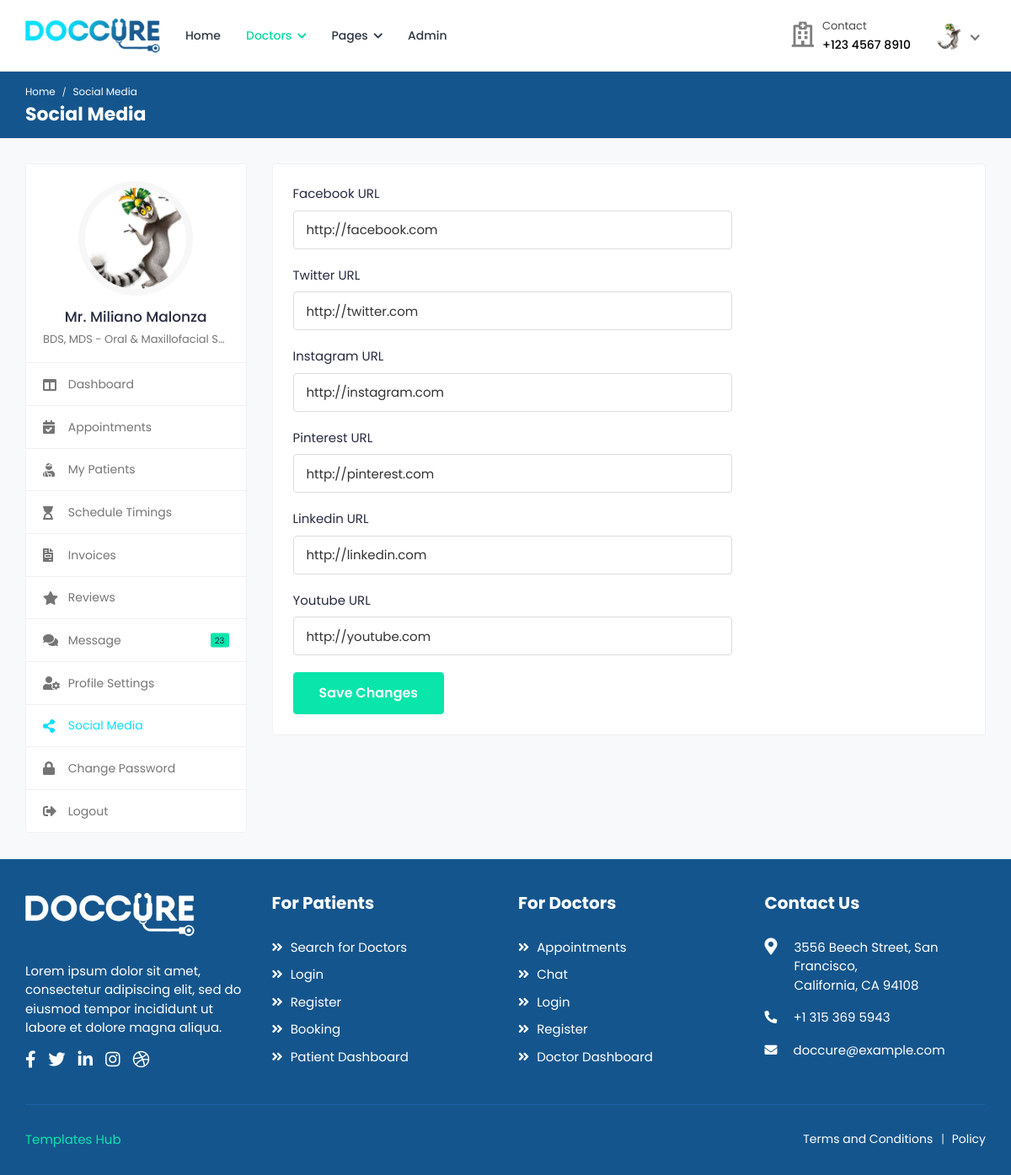
Page /doctors/social-media/ (signed in) on the committed database.
### doctors/models.py (models this page shows, shortened)
class Doctor(models.Model):
	user = models.OneToOneField(User, on_delete=models.CASCADE)
	image = models.ImageField('Profile Image', upload_to='Image/Doctors',
		max_length=500, default='dummy.png')
	first_name = models.CharField('First Name', max_length=50)
	second_name =  models.CharField('Second Name', max_length=50)
	title = models.CharField('Title', max_length=200, default='Dr.')
	phone_no = models.CharField('Phone Number', max_length=50)
	email = models.EmailField('Email', max_length=250)
	gender = models.CharField('Gender', max_length=10)
	d_o_b = models.DateField('Date of Birth', blank=True)
	biography = models.CharField('Biography', max_length=1000, blank=True)
	address_line1 = models.CharField('Address Line 1', max_length=200, blank=True)
	address_line2 = models.CharField('Address Line 2', max_length=200, blank=True)
	country = models.CharField('Country', max_length=100, blank=True)
	county = models.CharField('County', max_length=100, blank=True)
	town = models.CharField('Town', max_length=100, blank=True)
	pricing =  models.FloatField('Amount', default=0.00)
	services = models.CharField('Services', max_length=1000, blank=True)
	specialization = models.CharField('Specialization', max_length=1000, blank=True)
	clinic = models.CharField('Clinic', max_length=100, blank=True)
	clinic_address = models.CharField('Clinic Address', max_length=100, blank=True)
	speciality = models.OneToOneField(Speciality, on_delete=models.CASCADE)
	''' user, image, first_name, second_name, title, phone_no, email, gender, d_o_b, biography,
	address_line1, address_line2, country, county, town, pricing, services, specialization, clinic,
	clinic_address, speciality'''

class SocialMedia(models.Model):
	doctor = models.OneToOneField(Doctor, on_delete=models.CASCADE)
	facebook_url = models.URLField('Facebook URL', max_length=200, blank=True)
	twitter_url = models.URLField('Twitter URL', max_length=200, blank=True)
	instagram_url = models.URLField('Instagram URL', max_length=200, blank=True)
	pinterest_url = models.URLField('Pinterest URL', max_length=200, blank=True)
	linkedin_url = models.URLField('Linkedin URL', max_length=200, blank=True)
	youtube_url = models.URLField('Youtube URL', max_length=200, blank=True)

### doctors/views.py (the view)
# urls.py: path('social-media/', views.social_media, name = 'social-media'),
@login_required(login_url='/login/')
@user_passes_test(check_doctor, login_url='/login/')
@user_passes_test(check_settings, login_url='/doctors/profile-settings/')
def social_media(request):
	doctor = Doctor.objects.get(user=request.user.id)
	if request.method == 'POST':
		try:
			social = SocialMedia.objects.get(doctor=doctor.id)
			form = SocialMediaForm(request.POST, instance=social)
			if form.is_valid():
				form.save()
		except Exception:
			form = SocialMediaForm(request.POST)
			if form.is_valid():
				form.save()
		redirect = '../social-media/'
		return JsonResponse({"success": "Social Sites Updated.", "redirect": redirect}, status=200)
	else:
		social = None
		try:
			social = SocialMedia.objects.get(doctor=doctor.id)
		except Exception:
			social = None
		return render(request, 'doctors/social-media.html', {'profile': doctor, 'social': social})

### doctors/views.py (called while the page is built)
def check_doctor(user):
	group = user.groups.get()
	return group.name=='doctors_group'

def check_settings(user):
	profile = Doctor.objects.filter(user=user.id)
	return profile.count()>=1

### doctors/templates/doctors/social-media.html (shortened to what this page needs)
{% extends "doctors/base.html" %}
{% load static %}
{% block breadcrumb %}Social Media {% endblock %}
{% block breadcrumb1 %} Social Media{% endblock %}
{% block sidenav %}
	<ul>
		<li>
			<a href="{% url 'doctor-dashboard' %}">
				<i class="fas fa-columns"></i>
				<span>Dashboard</span>
			</a>
		</li>
		<li>
			<a href="{% url 'appointments' %}">
				<i class="fas fa-calendar-check"></i>
				<span>Appointments</span>
			</a>
		</li>
		<li>
			<a href="{% url 'my-patients' %}">
				<i class="fas fa-user-injured"></i>
				<span>My Patients</span>
			</a>
		</li>
		<li>
			<a href="{% url 'schedule-timings' %}">
				<i class="fas fa-hourglass-start"></i>
				<span>Schedule Timings</span>
			</a>
		</li>
		<li>
			<a href="{% url 'invoices' %}">
				<i class="fas fa-file-invoice"></i>
				<span>Invoices</span>
			</a>
		</li>
		<li>
			<a href="{% url 'reviews' %}">
				<i class="fas fa-star"></i>
				<span>Reviews</span>
			</a>
		</li>
		<li>
			<a href="{% url 'chat-doctor' %}">
				<i class="fas fa-comments"></i>
				<span>Message</span>
				<small class="unread-msg">23</small>
			</a>
		</li>
		<li>
			<a href="{% url 'doctor-profile-settings' %}">
				<i class="fas fa-user-cog"></i>
				<span>Profile Settings</span>
			</a>
		</li>
		<li class="active">
			<a href="{% url 'social-media' %}">
				<i class="fas fa-share-alt"></i>
				<span>Social Media</span>
			</a>
		</li>
		<li>
			<a href="{% url 'doctor-change-password' %}">
				<i class="fas fa-lock"></i>
				<span>Change Password</span>
			</a>
		</li>
		<li>
			<a href="{% url 'logout' %}">
				<i class="fas fa-sign-out-alt"></i>
				<span>Logout</span>
			</a>
		</li>
	</ul>
{% endblock %}
{% block content %}
	<div class="col-md-7 col-lg-8 col-xl-9">
		<div class="card">
			<div class="card-body">
				<form  class="add-form" method="POST" action="{% url 'social-media' %}">
					<div class="row">
						<div class="col-md-12 col-lg-8">
							<div class="form-group">
								<label>Facebook URL</label>
								<input type="text" class="form-control" name="facebook_url" value="{{social.facebook_url}}">
							</div>
						</div>
					</div>
					<div class="row">
						<div class="col-md-12 col-lg-8">
							<div class="form-group">
								<label>Twitter URL</label>
								<input type="text" class="form-control" name="twitter_url" value="{{social.twitter_url}}">
							</div>
						</div>
					</div>
					<div class="row">
						<div class="col-md-12 col-lg-8">
							<div class="form-group">
								<label>Instagram URL</label>
								<input type="text" class="form-control" name="instagram_url" value="{{social.instagram_url}}">
							</div>
						</div>
					</div>
					<div class="row">
						<div class="col-md-12 col-lg-8">
							<div class="form-group">
								<label>Pinterest URL</label>
								<input type="text" class="form-control" name="pinterest_url" value="{{social.pinterest_url}}">
							</div>
						</div>
					</div>
					<div class="row">
						<div class="col-md-12 col-lg-8">
							<div class="form-group">
								<label>Linkedin URL</label>
								<input type="text" class="form-control" name="linkedin_url" value="{{social.linkedin_url}}">
							</div>
						</div>
					</div>
					<div class="row">
						<div class="col-md-12 col-lg-8">
							<div class="form-group">
								<label>Youtube URL</label>
								<input type="text" class="form-control" name="youtube_url" value="{{social.youtube_url}}">
							</div>
						</div>
					</div>
					<div class="submit-section">
						<button type="submit" class="btn btn-primary submit-btn">Save Changes</button>
					</div>
				</form>
			</div>
		</div>
	</div>
{% endblock %}

### doctors/templates/doctors/base.html (shortened to what this page needs)
<!DOCTYPE html>
<html lang="en">
<head>
		{% load static %}
		<link rel="stylesheet" href="{% static 'cas/css/bootstrap.min.css' %}">
		<link rel="stylesheet" href="{% static 'cas/plugins/fontawesome/css/fontawesome.min.css' %}">
		<link rel="stylesheet" href="{% static 'cas/plugins/fontawesome/css/all.min.css' %}">
		<link rel="stylesheet" href="{% static 'cas/css/style.css' %}">
	</head>
	<body>
		<div class="main-wrapper">
			<header class="header">
				<nav class="navbar navbar-expand-lg header-nav">
					<div class="navbar-header">
						<a href="index-2.html" class="navbar-brand logo">
							<img src="{% static 'cas/img/logo.png' %}" class="img-fluid" alt="Logo">
						</a>
					</div>
					<div class="main-menu-wrapper">
						<ul class="main-nav">
							<li>
								<a href="index-2.html">Home</a>
							</li>
							<li class="has-submenu active">
								<a href="#">Doctors <i class="fas fa-chevron-down"></i></a>
							</li>
							<li class="has-submenu">
								<a href="#">Pages <i class="fas fa-chevron-down"></i></a>
							</li>
							<li>
								<a href="admin/index.html" target="_blank">Admin</a>
							</li>
						</ul>
					</div>
					<ul class="nav header-navbar-rht">
						<li class="nav-item contact-item">
							<div class="header-contact-img">
								<i class="far fa-hospital"></i>
							</div>
							<div class="header-contact-detail">
								<p class="contact-header">Contact</p>
								<p class="contact-info-header"> +123 4567 8910</p>
							</div>
						</li>
						<li class="nav-item dropdown has-arrow logged-item">
							<a href="#" class="dropdown-toggle nav-link" data-toggle="dropdown">
								<span class="user-img">
									<img class="rounded-circle" src="{{profile.image.url}}" width="31" alt="{{user.first_name}} {{user.last_name}}">
								</span>
							</a>
						</li>
					</ul>
				</nav>
			</header>
			<div class="breadcrumb-bar">
				<div class="container-fluid">
					<div class="row align-items-center">
						<div class="col-md-12 col-12">
							<nav aria-label="breadcrumb" class="page-breadcrumb">
								<ol class="breadcrumb">
									<li class="breadcrumb-item"><a href="{% url 'index' %}">Home</a></li>
									<li class="breadcrumb-item active" aria-current="page">{% block breadcrumb %}{% endblock %}</li>
								</ol>
							</nav>
							<h2 class="breadcrumb-title">{% block breadcrumb1 %} {% endblock %}</h2>
						</div>
					</div>
				</div>
			</div>
			<div class="content">
				<div class="container-fluid">
					<div class="row">
						<div class="col-md-5 col-lg-4 col-xl-3 theiaStickySidebar">
							<div class="profile-sidebar">
								<div class="widget-profile pro-widget-content">
									<div class="profile-info-widget">
										<a href="#" class="booking-doc-img">
											<img src="{{profile.image.url}}" alt="User Image">
										</a>
										<div class="profile-det-info">
											<h3>{{profile.title}} {{user.first_name}} {{user.last_name}}</h3>
											<div class="patient-details">
												<h5 class="mb-0">BDS, MDS - Oral & Maxillofacial Surgery</h5>
											</div>
										</div>
									</div>
								</div>
								<div class="dashboard-widget">
									<nav class="dashboard-menu">
										{% block sidenav %}
										{% endblock %}
									</nav>
								</div>
							</div>
						</div>
						{% block content %}
						{% endblock %}
					</div>
				</div>
			</div>
			<footer class="footer">
				<div class="footer-top">
					<div class="container-fluid">
						<div class="row">
							<div class="col-lg-3 col-md-6">
								<div class="footer-widget footer-about">
									<div class="footer-logo">
										<img src="{% static 'cas/img/footer-logo.png' %}" alt="logo">
									</div>
									<div class="footer-about-content">
										<p>Lorem ipsum dolor sit amet, consectetur adipiscing elit, sed do eiusmod tempor incididunt ut labore et dolore magna aliqua. </p>
										<div class="social-icon">
											<ul>
												<li>
													<a href="#" target="_blank"><i class="fab fa-facebook-f"></i> </a>
												</li>
												<li>
													<a href="#" target="_blank"><i class="fab fa-twitter"></i> </a>
												</li>
												<li>
													<a href="#" target="_blank"><i class="fab fa-linkedin-in"></i></a>
												</li>
												<li>
													<a href="#" target="_blank"><i class="fab fa-instagram"></i></a>
												</li>
												<li>
													<a href="#" target="_blank"><i class="fab fa-dribbble"></i> </a>
												</li>
											</ul>
										</div>
									</div>
								</div>
							</div>
							<div class="col-lg-3 col-md-6">
								<div class="footer-widget footer-menu">
									<h2 class="footer-title">For Patients</h2>
									<ul>
										<li><a href="search.html"><i class="fas fa-angle-double-right"></i> Search for Doctors</a></li>
										<li><a href="login.html"><i class="fas fa-angle-double-right"></i> Login</a></li>
										<li><a href="register.html"><i class="fas fa-angle-double-right"></i> Register</a></li>
										<li><a href="booking.html"><i class="fas fa-angle-double-right"></i> Booking</a></li>
										<li><a href="patient-dashboard.html"><i class="fas fa-angle-double-right"></i> Patient Dashboard</a></li>
									</ul>
								</div>
							</div>
							<div class="col-lg-3 col-md-6">
								<div class="footer-widget footer-menu">
									<h2 class="footer-title">For Doctors</h2>
									<ul>
										<li><a href="appointments.html"><i class="fas fa-angle-double-right"></i> Appointments</a></li>
										<li><a href="chat.html"><i class="fas fa-angle-double-right"></i> Chat</a></li>
										<li><a href="login.html"><i class="fas fa-angle-double-right"></i> Login</a></li>
										<li><a href="doctor-register.html"><i class="fas fa-angle-double-right"></i> Register</a></li>
										<li><a href="doctor-dashboard.html"><i class="fas fa-angle-double-right"></i> Doctor Dashboard</a></li>
									</ul>
								</div>
							</div>
							<div class="col-lg-3 col-md-6">
								<div class="footer-widget footer-contact">
									<h2 class="footer-title">Contact Us</h2>
									<div class="footer-contact-info">
										<div class="footer-address">
											<span><i class="fas fa-map-marker-alt"></i></span>
											<p> 3556  Beech Street, San Francisco,<br> California, CA 94108 </p>
										</div>
										<p>
											<i class="fas fa-phone-alt"></i>
											+1 315 369 5943
										</p>
										<p class="mb-0">
											<i class="fas fa-envelope"></i>
											doccure@example.com
										</p>
									</div>
								</div>
							</div>
						</div>
					</div>
				</div>
                <div class="footer-bottom">
					<div class="container-fluid">
						<div class="copyright">
							<div class="row">
								<div class="col-md-6 col-lg-6">
									<div class="copyright-text">
										<p class="mb-0"><a href="templateshub.net">Templates Hub</a></p>
									</div>
								</div>
								<div class="col-md-6 col-lg-6">
									<div class="copyright-menu">
										<ul class="policy-menu">
											<li><a href="term-condition.html">Terms and Conditions</a></li>
											<li><a href="privacy-policy.html">Policy</a></li>
										</ul>
									</div>
								</div>
							</div>
						</div>
					</div>
				</div>
			</footer>
		</div>
	</body>
</html>

### rows in the picture
Doctor: image (picture), title "Mr."
SocialMedia: facebook_url "http://facebook.com", twitter_url "http://twitter.com", instagram_url "http://instagram.com", pinterest_url "http://pinterest.com", linkedin_url "http://linkedin.com", youtube_url "http://youtube.com"

### other values in the picture
{{ user.first_name }} "Miliano"
{{ user.last_name }} "Malonza"
